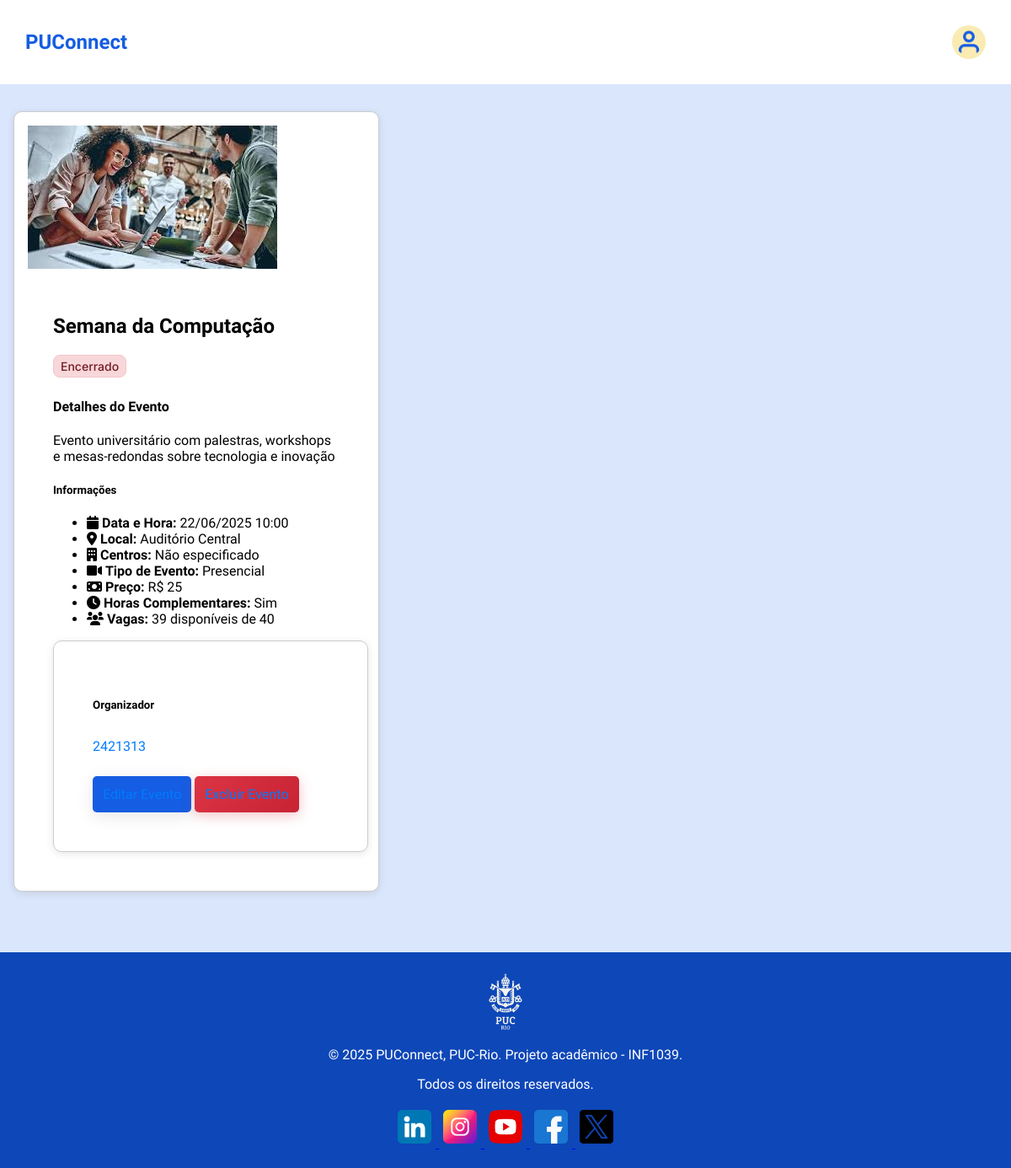
Before: /evento/10/ (signed in) with the older database file.
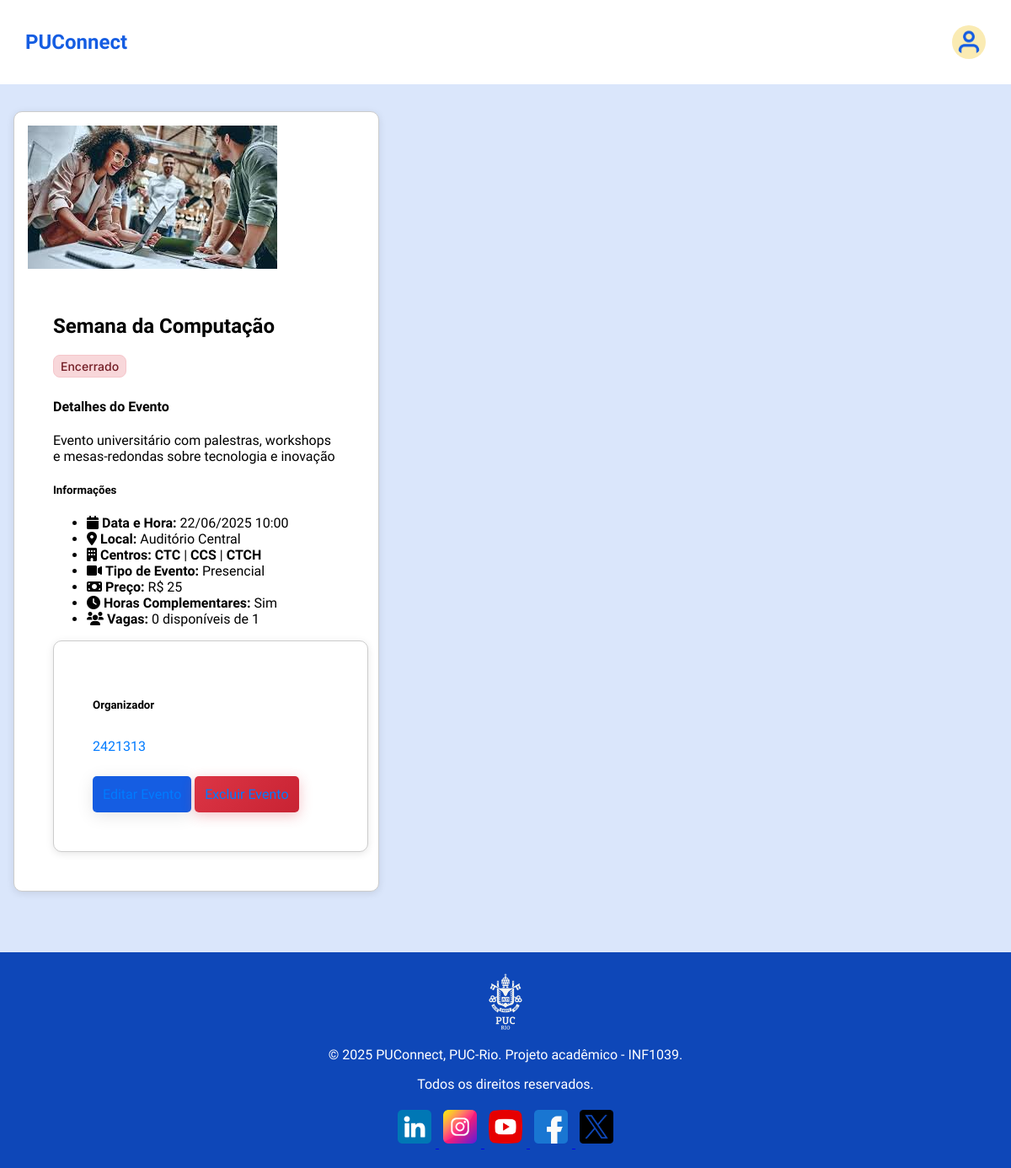
After: the same page with the newer database file.
### core/models.py (models this page shows, shortened)
class Evento(models.Model):
    PRICE_CHOICES = [
        ('gratuito', 'Gratuito'),
        ('pago', 'Pago'),
    ]
    PLACE_CHOICES = [
        ('puc', 'PUC'),
        ('fora', 'Fora da PUC'),
    ]
    EVENT_TYPE_CHOICES = [
        ('online', 'Online'),
        ('presencial', 'Presencial'),
    ]
    DEPARTMENT_CHOICES = [
        ('ctch', 'Centro de Teologia e Ciências Humanas'),
        ('css', 'Centro de Ciências Sociais'),
        ('ctc', 'Centro Técnico Científico'),
        ('ccbs', 'Centro de Ciências Biológicas e da Saúde'),
    ]
    titulo = models.CharField(max_length=200, verbose_name=_('título'))
    descricao = models.TextField(verbose_name=_('descrição'))
    data_hora = models.DateTimeField(verbose_name=_('data e hora'))
    local = models.CharField(max_length=200, verbose_name=_('local'))
    vagas = models.PositiveIntegerField(default=0, verbose_name=_('vagas'))
    preco = models.CharField(max_length=10, choices=PRICE_CHOICES, default='gratuito', verbose_name=_('preço'))
    preco_info = models.DecimalField(
        max_digits=10,
        decimal_places=2,
        null=True,
        blank=True,
        verbose_name=_('valor inicial'),
        help_text=_('Valor inicial que o usuário terá que pagar para participar do evento')
    )
    lugar = models.CharField(max_length=10, choices=PLACE_CHOICES, default='puc', verbose_name=_('lugar'))
    tipo_evento = models.CharField(max_length=10, choices=EVENT_TYPE_CHOICES, default='presencial', verbose_name=_('tipo de evento'))
    centros = models.ManyToManyField(
        'Centro',
        verbose_name=_('centros'),
        help_text=_('Selecione um ou mais centros para este evento')
    )
    horas_complementares = models.BooleanField(default=False, verbose_name=_('horas complementares'))
    imagem = models.ImageField(upload_to='eventos/', null=True, blank=True, verbose_name=_('imagem'))
    organizador = models.ForeignKey(
        User,
        on_delete=models.CASCADE,
        limit_choices_to={'tipo_usuario': 'organizador'},
        verbose_name=_('organizador')
    )
    inscritos = models.ManyToManyField(User, through='Inscricao', related_name='eventos_inscritos')
    criado_em = models.DateTimeField(auto_now_add=True, verbose_name=_('criado em'))
    class Meta:
        verbose_name = _('evento')
        verbose_name_plural = _('eventos')
        ordering = ['-data_hora']
    def vagas_disponiveis(self):
        inscritos = self.inscricoes.count()
        return max(0, self.vagas - inscritos)
    def tem_vagas_disponiveis(self):
        return self.vagas_disponiveis() > 0
    def esta_lotado(self):
        return not self.tem_vagas_disponiveis() and self.get_proximidade_temporal() != 'encerrado'
    def esta_inscrito(self, usuario):
        return self.inscricoes.filter(usuario=usuario).exists()
    def get_proximidade_temporal(self):
        try:
            from datetime import date
            hoje = date.today()
            data_evento = self.data_hora.date()
            if data_evento < hoje:
                return 'encerrado'
        except Exception as e:
            print(f"Erro no get_proximidade_temporal: {e}")
            return None

class User(AbstractUser):
    TIPO_USUARIO_CHOICES = [
        ('aluno', 'Aluno'),
        ('organizador', 'Organizador de Eventos'),
    ]
    email = models.EmailField(_('email address'), unique=True)
    tipo_usuario = models.CharField(
        max_length=20,
        choices=TIPO_USUARIO_CHOICES,
        default='aluno',
        verbose_name=_('tipo de usuário')
    )
    matricula = models.CharField(
        max_length=20,
        unique=True,
        verbose_name=_('matrícula')
    )
    telefone = models.CharField(
        max_length=20,
        blank=True,
        null=True,
        validators=[
            RegexValidator(
                regex=r'^\(\d{2}\) \d{5}-\d{4}$',
                message='Telefone deve estar no formato (XX) XXXXX-XXXX'
            )
        ],
        verbose_name=_('telefone')
    )
    created_at = models.DateTimeField(auto_now_add=True)
    updated_at = models.DateTimeField(auto_now=True)
    class Meta:
        verbose_name = _('usuário')
        verbose_name_plural = _('usuários')
        ordering = ['-date_joined']

class Centro(models.Model):
    codigo = models.CharField(max_length=10, unique=True, verbose_name=_('código'))
    nome = models.CharField(max_length=100, verbose_name=_('nome'))
    class Meta:
        verbose_name = _('centro')
        verbose_name_plural = _('centros')
        ordering = ['nome']

### core/views.py (the view)
# urls.py: path('evento/<int:pk>/', views.evento_detail, name='evento_detail'),
@login_required
def evento_detail(request, pk):
    evento = get_object_or_404(Evento, pk=pk)
    esta_inscrito = evento.esta_inscrito(request.user) if request.user.is_authenticated else False
    vagas_disponiveis = evento.vagas_disponiveis()
    context = {
        'evento': evento,
        'esta_inscrito': esta_inscrito,
        'vagas_disponiveis': vagas_disponiveis,
        'pode_editar': request.user.is_authenticated and (request.user == evento.organizador or request.user.is_staff),
    }
    return render(request, 'core/evento_detail.html', context)

### core/templates/core/evento_detail.html (shortened to what the changed rows need)
{% extends 'core/base.html' %}
{% load static %}
{% block content %}
<div class="container mt-4">
    <div class="card">
        {% if evento.imagem %}
            <img src="{{ evento.imagem.url }}" class="card-img-top" alt="{{ evento.titulo }}" style="max-height: 400px; object-fit: cover;">
        {% endif %}
        <div class="card-body">
            <h2 class="card-title">{{ evento.titulo }}</h2>
            {% if evento.get_proximidade_temporal %}
                <div class="mb-3">
                    {% if evento.get_proximidade_temporal == 'encerrado' %}
                        <span class="evento-tag evento-tag-encerrado">Encerrado</span>
                    {% endif %}
                </div>
            {% endif %}
            <div class="row mt-4">
                <div class="col-md-8">
                    <h4>Detalhes do Evento</h4>
                    <p class="card-text">{{ evento.descricao }}</p>
                    <div class="mt-4">
                        <h5>Informações</h5>
                        <ul class="list-unstyled">
                            <li><i class="fas fa-calendar"></i> <strong>Data e Hora:</strong> {{ evento.data_hora|date:"d/m/Y H:i" }}</li>
                            <li><i class="fas fa-map-marker-alt"></i> <strong>Local:</strong> {{ evento.local }}</li>
                            <li><i class="fas fa-building"></i> <strong>Centros:</strong>
                                {% for centro in evento.centros.all %}
                                    <span class="badge bg-primary me-1">
                                        <strong>{{ centro.codigo|upper }}</strong>
                                    </span>
                                    {% if not forloop.last %}|{% endif %}
                                {% empty %}
                                    <span class="text-muted">Não especificado</span>
                                {% endfor %}
                            </li>
                            <li><i class="fas fa-video"></i> <strong>Tipo de Evento:</strong> {{ evento.get_tipo_evento_display }}</li>
                            <li><i class="fas fa-money-bill"></i> <strong>Preço:</strong>
                                {% if evento.preco == 'gratuito' %}
                                    Gratuito
                                {% elif evento.preco_info %}
                                    R$ {{ evento.preco_info|floatformat:0 }}
                                {% else %}
                                    Pago
                                {% endif %}
                            </li>
                            {% if evento.horas_complementares %}
                                <li><i class="fas fa-clock"></i> <strong>Horas Complementares:</strong> Sim</li>
                            {% endif %}
                            <li><i class="fas fa-users"></i> <strong>Vagas:</strong> {{ evento.vagas_disponiveis }} disponíveis de {{ evento.vagas }}</li>
                        </ul>
                    </div>
                </div>
                <div class="col-md-4">
                    <div class="card">
                        <div class="card-body">
                            <p class="card-text">
                                <a href="{% url 'profile_other' evento.organizador.username %}">
                                    {{ evento.organizador.get_full_name|default:evento.organizador.username }}
                                </a>
                            </p>
                        </div>
                    </div>
                </div>
            </div>
        </div>
    </div>
</div>
{% endblock %}

Changed rows visible on the page:
changed Evento "Semana da Computação": vagas_disponiveis "39" → "0"; vagas "40" → "1"
now on this page (row unchanged): Centro: codigo "CTC"
now on this page (row unchanged): Centro: codigo "CCS"
now on this page (row unchanged): Centro: codigo "CTCH"
Other visible differences:
text no longer shown: "Não especificado"
